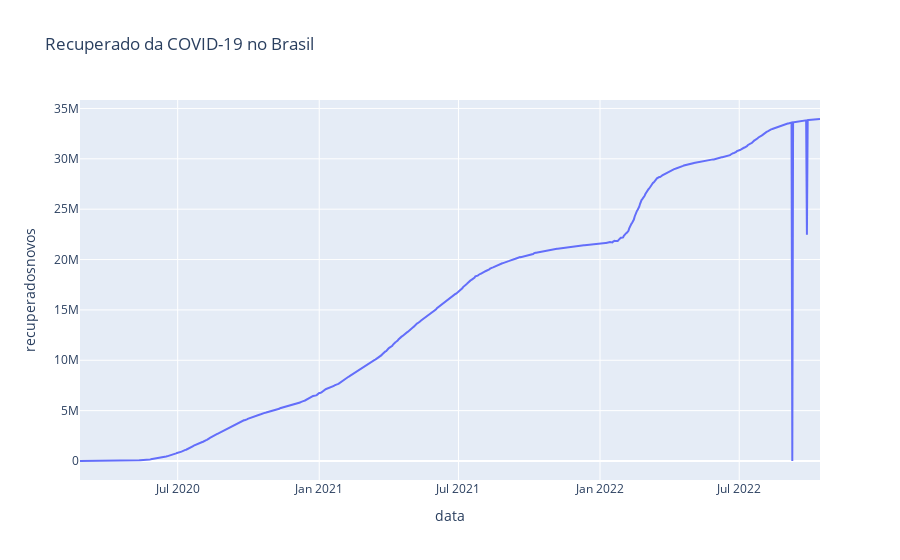

Here is the notebook cell this chart was saved with:
### Code cell
px.line(brasil, "data", "recuperadosnovos", title='Recuperado da COVID-19 no Brasil' )

### Figure 1 — Plotly figure (JSON) as saved in the notebook; plotly's stock layout.template omitted (floating-point values rounded to 4 significant figures; data arrays with more than 128 entries replaced by an {"elided": "..."} marker saying what was removed)
{"data": [{"hovertemplate": "data=%{x}<br>recuperadosnovos=%{y}<extra></extra>", "legendgroup": "", "line": {"color": "#636efa", "dash": "solid"}, "marker": {"symbol": "circle"}, "mode": "lines", "name": "", "orientation": "v", "showlegend": false, "type": "scatter", "x": {"elided": "963 str values"}, "xaxis": "x", "y": {"elided": "963 int values"}, "yaxis": "y"}], "layout": {"legend": {"tracegroupgap": 0}, "title": {"text": "Recuperado da COVID-19 no Brasil"}, "xaxis": {"anchor": "y", "domain": [0, 1], "title": {"text": "data"}}, "yaxis": {"anchor": "x", "domain": [0, 1], "title": {"text": "recuperadosnovos"}}}}
